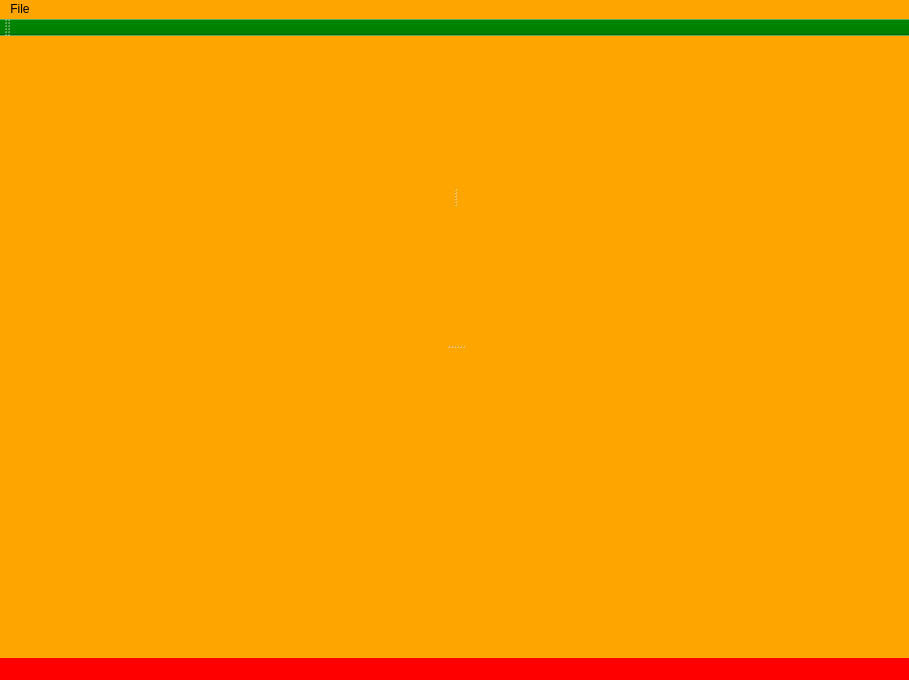
<?xml version="1.0" encoding="UTF-8"?>
<ui version="4.0">
 <class>MainWindow</class>
 <widget class="QMainWindow" name="MainWindow">
  <property name="geometry">
   <rect>
    <x>0</x>
    <y>0</y>
    <width>909</width>
    <height>680</height>
   </rect>
  </property>
  <property name="sizePolicy">
   <sizepolicy hsizetype="Ignored" vsizetype="Preferred">
    <horstretch>0</horstretch>
    <verstretch>0</verstretch>
   </sizepolicy>
  </property>
  <property name="windowTitle">
   <string>MainWindow</string>
  </property>
  <property name="styleSheet">
   <string notr="true">background-color: orange;</string>
  </property>
  <widget class="QWidget" name="centralWidget">
   <property name="sizePolicy">
    <sizepolicy hsizetype="Fixed" vsizetype="Preferred">
     <horstretch>0</horstretch>
     <verstretch>0</verstretch>
    </sizepolicy>
   </property>
   <layout class="QVBoxLayout" name="verticalLayout">
    <item>
     <widget class="QSplitterNode" name="splitter_root">
      <property name="orientation">
       <enum>Qt::Vertical</enum>
      </property>
      <widget class="QSplitterNode" name="splitter_top">
       <property name="orientation">
        <enum>Qt::Horizontal</enum>
       </property>
       <widget class="QSplitterNode" name="splitter_topLeft">
        <property name="orientation">
         <enum>Qt::Vertical</enum>
        </property>
        <widget class="MainWindowEditor" name="widget_topLeft" native="true"/>
       </widget>
       <widget class="QSplitterNode" name="splitter_topRight">
        <property name="orientation">
         <enum>Qt::Vertical</enum>
        </property>
        <widget class="MainWindowEditor" name="widget_topRight" native="true"/>
       </widget>
      </widget>
      <widget class="QSplitterNode" name="splitter_bottom">
       <property name="orientation">
        <enum>Qt::Vertical</enum>
       </property>
       <widget class="MainWindowEditor" name="widget_bottom" native="true"/>
      </widget>
     </widget>
    </item>
   </layout>
  </widget>
  <widget class="QMenuBar" name="menuBar">
   <property name="geometry">
    <rect>
     <x>0</x>
     <y>0</y>
     <width>909</width>
     <height>19</height>
    </rect>
   </property>
   <property name="styleSheet">
    <string notr="true"/>
   </property>
   <widget class="QMenu" name="menuFile">
    <property name="title">
     <string>File</string>
    </property>
    <addaction name="actionQuit"/>
   </widget>
   <addaction name="menuFile"/>
  </widget>
  <widget class="QToolBar" name="mainToolBar">
   <property name="styleSheet">
    <string notr="true">background-color: green;</string>
   </property>
   <attribute name="toolBarArea">
    <enum>TopToolBarArea</enum>
   </attribute>
   <attribute name="toolBarBreak">
    <bool>false</bool>
   </attribute>
  </widget>
  <widget class="QStatusBar" name="statusBar">
   <property name="styleSheet">
    <string notr="true">background-color: red;</string>
   </property>
  </widget>
  <action name="actionQuit">
   <property name="text">
    <string>Quit</string>
   </property>
   <property name="shortcut">
    <string>Ctrl+Q</string>
   </property>
  </action>
 </widget>
 <layoutdefault spacing="6" margin="11"/>
 <customwidgets>
  <customwidget>
   <class>QSplitterNode</class>
   <extends>QSplitter</extends>
   <header location="global">gui/QSplitterNode.h</header>
   <container>1</container>
  </customwidget>
  <customwidget>
   <class>MainWindowEditor</class>
   <extends>QWidget</extends>
   <header>gui/editor/MainWindowEditor.h</header>
   <container>1</container>
  </customwidget>
 </customwidgets>
 <resources/>
 <connections/>
</ui>
